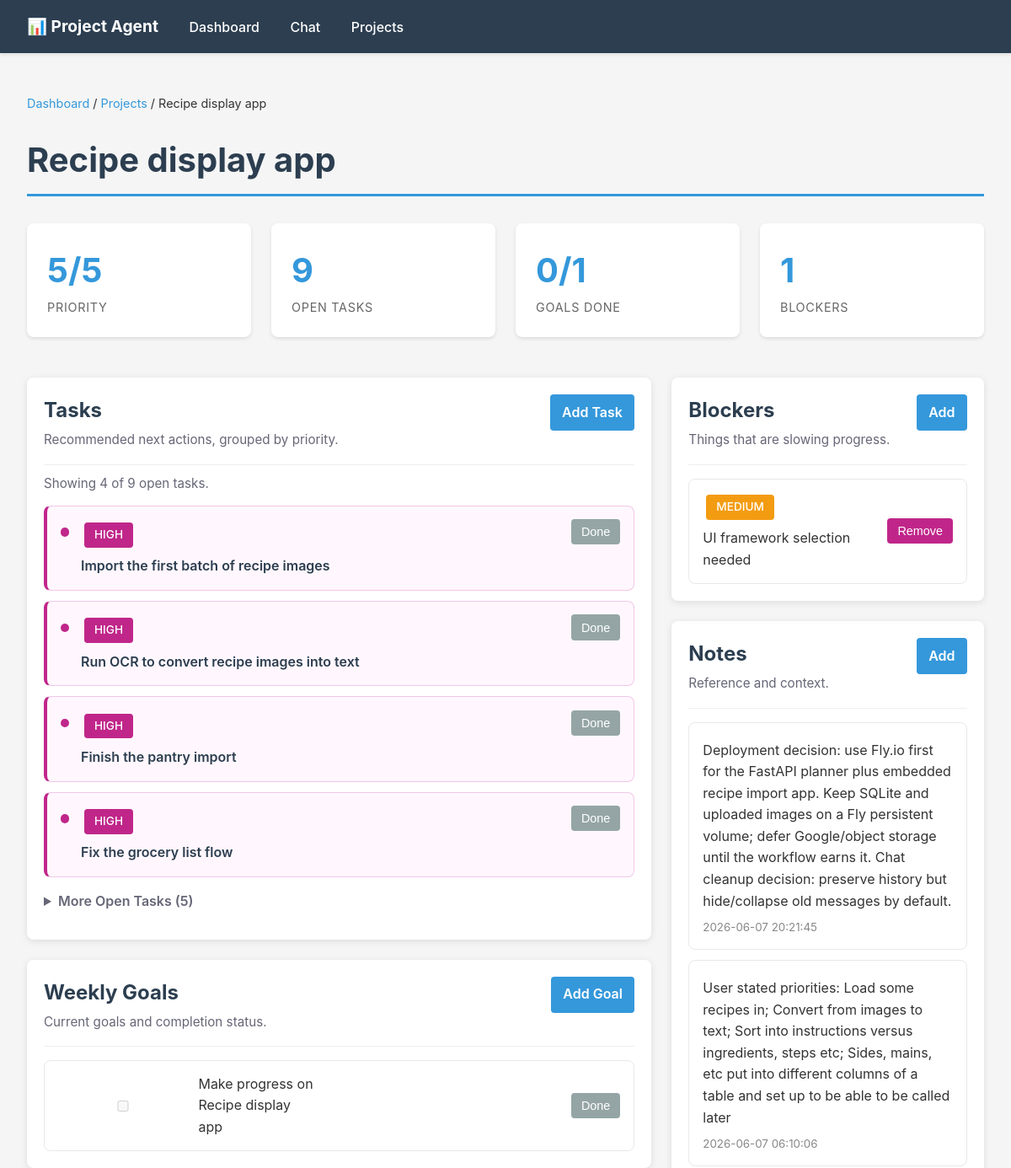
Before: /projects/2 (upper part) with the older database file.
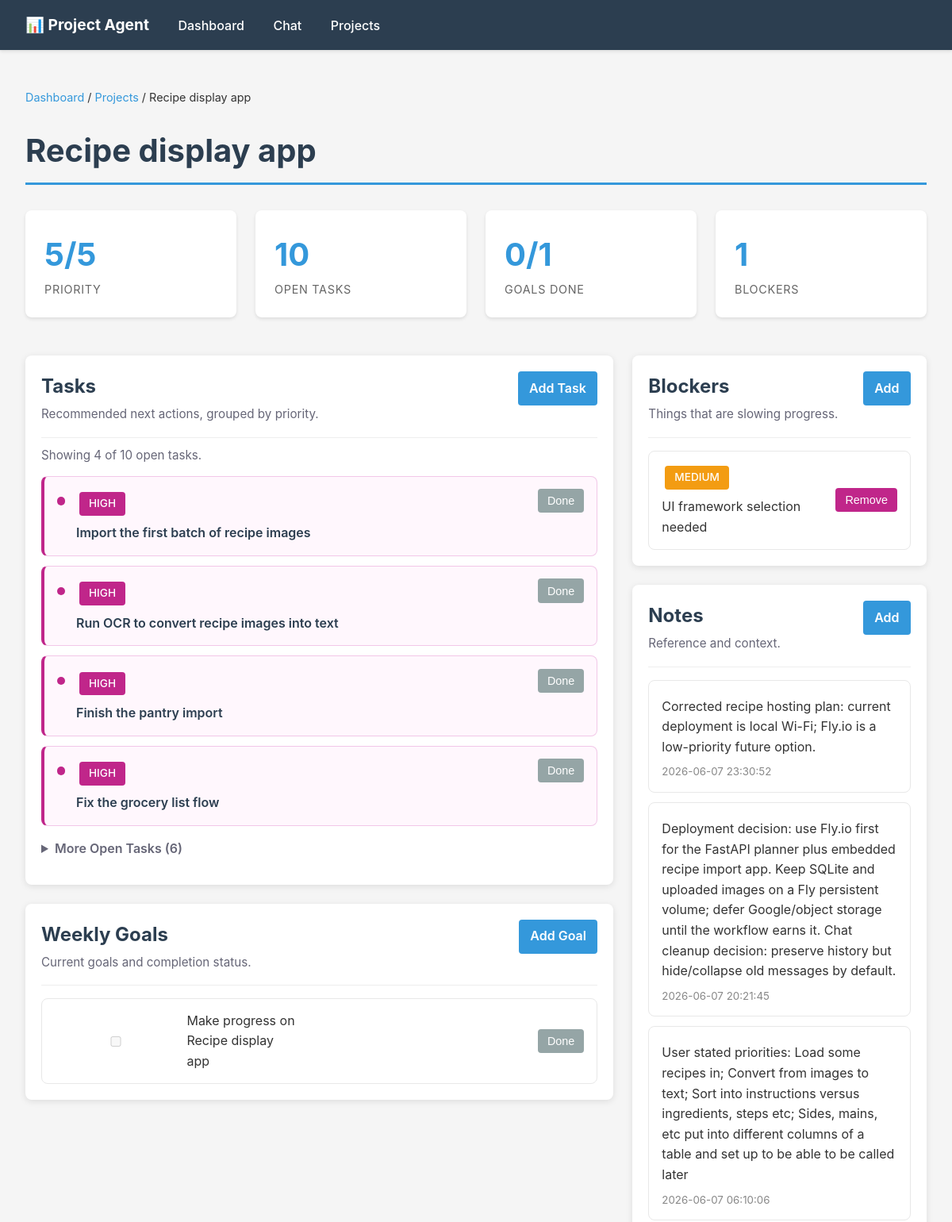
After: the same page with the newer database file.
### tables this page shows
CREATE TABLE projects (
                id INTEGER PRIMARY KEY AUTOINCREMENT,
                name TEXT UNIQUE NOT NULL,
                status TEXT DEFAULT 'active',
                created_at TEXT DEFAULT CURRENT_TIMESTAMP,
                updated_at TEXT DEFAULT CURRENT_TIMESTAMP
            , description TEXT DEFAULT '', priority_score INTEGER DEFAULT 3, focus_reason TEXT DEFAULT '');

CREATE TABLE recommended_actions (
                id INTEGER PRIMARY KEY AUTOINCREMENT,
                project_id INTEGER NOT NULL,
                action TEXT NOT NULL,
                priority TEXT DEFAULT 'medium',
                created_at TEXT DEFAULT CURRENT_TIMESTAMP, sort_order INTEGER DEFAULT 100, status TEXT DEFAULT 'open', completed_at TEXT DEFAULT '',
                FOREIGN KEY (project_id) REFERENCES projects(id) ON DELETE CASCADE
            );

CREATE TABLE weekly_goals (
                id INTEGER PRIMARY KEY AUTOINCREMENT,
                project_id INTEGER NOT NULL,
                goal TEXT NOT NULL,
                completed BOOLEAN DEFAULT 0,
                week_start TEXT NOT NULL,
                created_at TEXT DEFAULT CURRENT_TIMESTAMP,
                FOREIGN KEY (project_id) REFERENCES projects(id) ON DELETE CASCADE
            );

CREATE TABLE blockers (
                id INTEGER PRIMARY KEY AUTOINCREMENT,
                project_id INTEGER NOT NULL,
                description TEXT NOT NULL,
                severity TEXT DEFAULT 'medium',
                created_at TEXT DEFAULT CURRENT_TIMESTAMP,
                FOREIGN KEY (project_id) REFERENCES projects(id) ON DELETE CASCADE
            );

CREATE TABLE notes (
                id INTEGER PRIMARY KEY AUTOINCREMENT,
                project_id INTEGER NOT NULL,
                content TEXT NOT NULL,
                created_at TEXT DEFAULT CURRENT_TIMESTAMP,
                FOREIGN KEY (project_id) REFERENCES projects(id) ON DELETE CASCADE
            );

### api.py (the view)
@app.get("/projects/{project_id}")
def project_detail(request: Request, project_id: int):
    project = dict_from_row(db.get_project_by_id(project_id))
    if not project:
        raise HTTPException(status_code=404, detail="Project not found")
    context = {
        "request": request,
        "project": project,
        "notes": dicts_from_rows(db.get_notes(project_id)),
        "actions": dicts_from_rows(db.get_recommended_actions(project_id)),
        "blockers": dicts_from_rows(db.get_blockers(project_id)),
        "goals": dicts_from_rows(db.get_weekly_goals(project_id)),
    }
    template = jinja_env.get_template("project_detail.html")
    html = template.render(context)
    return HTMLResponse(html)

### templates/project_detail.html (shortened to what this page needs)
{% extends "base.html" %}
{% block content %}
<div class="breadcrumb">
    <a href="/">Dashboard</a> / <a href="/projects">Projects</a> / {{ project.name }}
</div>
<h1>{{ project.name }}</h1>
<div class="dashboard-grid compact-metrics">
    <div class="metric">
        <div class="metric-value">{{ project.priority_score }}/5</div>
        <div class="metric-label">Priority</div>
    </div>
    <div class="metric">
        <div class="metric-value">{{ actions|selectattr('status', 'equalto', 'open')|list|length }}</div>
        <div class="metric-label">Open Tasks</div>
    </div>
    <div class="metric">
        <div class="metric-value">{{ goals|selectattr('completed')|list|length }}/{{ goals|length }}</div>
        <div class="metric-label">Goals Done</div>
    </div>
    <div class="metric">
        <div class="metric-value">{{ blockers|length }}</div>
        <div class="metric-label">Blockers</div>
    </div>
</div>
<div class="project-detail-layout">
    <main>
        <section class="detail-section">
            <div class="section-header">
                <div>
                    <h2>Tasks</h2>
                    <p class="section-subtitle">Recommended next actions, grouped by priority.</p>
                </div>
                <details class="inline-create">
                    <summary>Add Task</summary>
                </details>
            </div>
            {% set open_actions = actions|selectattr('status', 'equalto', 'open')|list %}
            {% set completed_actions = actions|selectattr('status', 'equalto', 'done')|list %}
            {% set visible_open_actions = open_actions[:4] %}
            {% set hidden_open_actions = open_actions[4:] %}
            {% if open_actions %}
                <p class="section-subtitle task-count-note">
                    Showing {{ visible_open_actions|length }} of {{ open_actions|length }} open tasks.
                </p>
                <div class="task-list">
                    {% for action in visible_open_actions %}
                        <article class="task-item priority-{{ action.priority }}">
                            <span class="priority-dot" aria-hidden="true"></span>
                            <div class="task-copy">
                                <span class="badge badge-{{ action.priority }}">{{ action.priority|upper }}</span>
                                <p><a href="/projects/{{ project.id }}/actions/{{ action.id }}">{{ action.action }}</a></p>
                            </div>
                            <form method="post" action="/projects/{{ project.id }}/actions/{{ action.id }}/complete" class="inline-form">
                                <button type="submit" class="secondary compact">Done</button>
                            </form>
                        </article>
                    {% endfor %}
                </div>
                {% if hidden_open_actions %}
                    <details class="more-tasks">
                        <summary>More Open Tasks ({{ hidden_open_actions|length }})</summary>
                    </details>
                {% endif %}
            {% else %}
                <div class="empty-state">
                    <p>No tasks yet.</p>
                </div>
            {% endif %}
        </section>
        <section class="detail-section">
            <div class="section-header">
                <div>
                    <h2>Weekly Goals</h2>
                    <p class="section-subtitle">Current goals and completion status.</p>
                </div>
                <details class="inline-create">
                    <summary>Add Goal</summary>
                </details>
            </div>
            {% if goals %}
                <div class="task-list">
                    {% for goal in goals %}
                        <article class="goal-row {% if goal.completed %}completed{% endif %}">
                            <div class="goal-copy">
                                <input type="checkbox" {% if goal.completed %}checked{% endif %} disabled>
                                <span>{{ goal.goal }}</span>
                            </div>
                            {% if not goal.completed %}
                                <form method="post" action="/projects/{{ project.id }}/goals/{{ goal.id }}/complete" class="inline-form">
                                    <button type="submit" class="secondary compact">Done</button>
                                </form>
                            {% endif %}
                        </article>
                    {% endfor %}
                </div>
            {% else %}
                <div class="empty-state">
                    <p>No weekly goals yet.</p>
                </div>
            {% endif %}
        </section>
    </main>
    <aside>
        <section class="detail-section">
            <div class="section-header">
                <div>
                    <h2>Blockers</h2>
                    <p class="section-subtitle">Things that are slowing progress.</p>
                </div>
                <details class="inline-create">
                    <summary>Add</summary>
                </details>
            </div>
            {% if blockers %}
                {% for blocker in blockers %}
                    <article class="side-item blocker-{{ blocker.severity }}">
                        <div>
                            <span class="badge badge-{{ blocker.severity }}">{{ blocker.severity|upper }}</span>
                            <p>{{ blocker.description }}</p>
                        </div>
                        <form method="post" action="/projects/{{ project.id }}/blockers/{{ blocker.id }}/delete" class="inline-form">
                            <button type="submit" class="danger compact">Remove</button>
                        </form>
                    </article>
                {% endfor %}
            {% else %}
                <div class="empty-state">
                    <p>No blockers.</p>
                </div>
            {% endif %}
        </section>
        <section class="detail-section">
            <div class="section-header">
                <div>
                    <h2>Notes</h2>
                    <p class="section-subtitle">Reference and context.</p>
                </div>
                <details class="inline-create">
                    <summary>Add</summary>
                </details>
            </div>
            {% if notes %}
                {% for note in notes %}
                    <article class="note-item">
                        <p>{{ note.content }}</p>
                        <small>{{ note.created_at }}</small>
                    </article>
                {% endfor %}
            {% else %}
                <div class="empty-state">
                    <p>No notes yet.</p>
                </div>
            {% endif %}
        </section>
    </aside>
</div>
{% endblock %}

### templates/base.html (shortened to what this page needs)
<!DOCTYPE html>
<html lang="en">
<head>
</head>
<body>
    <nav>
        <a href="/" style="font-size: 1.2rem; font-weight: bold;">📊 Project Agent</a>
        <a href="/">Dashboard</a>
        <a href="/chat">Chat</a>
        <a href="/projects">Projects</a>
    </nav>
    <div class="container">
        {% block content %}{% endblock %}
    </div>
</body>
</html>

### templates/base.html (style rules this page uses)
* { margin: 0; padding: 0; box-sizing: border-box; }
body { font-family: -apple-system, BlinkMacSystemFont, 'Segoe UI', 'Roboto', 'Oxygen', 'Ubuntu', 'Cantarell', sans-serif; background: #f5f5f5; color: #333; line-height: 1.6; }
nav { background: #2c3e50; color: white; padding: 1rem 2rem; box-shadow: 0 2px 4px rgba(0,0,0,0.1); }
nav a { color: white; text-decoration: none; margin-right: 2rem; font-weight: 500; }
.container { max-width: 1200px; margin: 0 auto; padding: 2rem; }
h1, h2, h3 { margin: 1.5rem 0 1rem; color: #2c3e50; }
h1 { font-size: 2.5rem; border-bottom: 3px solid #3498db; padding-bottom: 0.5rem; }
h2 { font-size: 1.5rem; margin-top: 2rem; }
.dashboard-grid { display: grid; grid-template-columns: repeat(auto-fit, minmax(250px, 1fr)); gap: 1.5rem; margin: 2rem 0; }
.metric { background: white; padding: 1.5rem; border-radius: 8px; box-shadow: 0 2px 4px rgba(0,0,0,0.1); margin-bottom: 1rem; }
.metric-value { font-size: 2.5rem; font-weight: bold; color: #3498db; }
.metric-label { color: #666; font-size: 0.9rem; text-transform: uppercase; letter-spacing: 0.05em; }
.action-medium, .blocker-medium { border-left-color: #f39c12; background: #fef5e7; }
form { background: white; padding: 1.5rem; border-radius: 8px; margin: 1.5rem 0; box-shadow: 0 2px 8px rgba(0,0,0,0.1); }
input, textarea, select { width: 100%; padding: 0.75rem; border: 1px solid #ddd; border-radius: 4px; font-family: inherit; font-size: 1rem; }
button { background: #3498db; color: white; padding: 0.75rem 1.5rem; border: none; border-radius: 4px; cursor: pointer; font-weight: 500; transition: background 0.2s; }
button.secondary { background: #95a5a6; }
button.danger { background: #c0268a; }
.breadcrumb { margin: 1rem 0; font-size: 0.9rem; }
.breadcrumb a { color: #3498db; text-decoration: none; }
.badge { display: inline-block; padding: 0.25rem 0.75rem; border-radius: 4px; font-size: 0.85rem; font-weight: 500; margin: 0.25rem; }
.badge-high { background: #c0268a; color: white; }
.badge-medium { background: #f39c12; color: white; }
.compact-metrics { grid-template-columns: repeat(auto-fit, minmax(160px, 1fr)); }
.project-detail-layout { display: grid; grid-template-columns: minmax(0, 2fr) minmax(280px, 1fr); gap: 1.5rem; align-items: start; }
.detail-section { background: white; border-radius: 8px; padding: 1.25rem; margin-bottom: 1.5rem; box-shadow: 0 2px 8px rgba(0,0,0,0.1); }
.section-header { display: flex; justify-content: space-between; gap: 1rem; align-items: start; border-bottom: 1px solid #eee; padding-bottom: 1rem; margin-bottom: 1rem; }
.section-header h2 { margin: 0; }
.section-subtitle { color: #667; margin-top: 0.25rem; font-size: 0.95rem; }
.inline-create { position: relative; flex: 0 0 auto; }
.inline-create summary { background: #3498db; color: white; padding: 0.55rem 0.9rem; border-radius: 4px; cursor: pointer; font-weight: 600; list-style: none; }
.task-list { display: grid; gap: 0.75rem; }
.task-item { display: grid; grid-template-columns: 0.65rem minmax(0, 1fr) auto; gap: 0.85rem; align-items: start; padding: 0.95rem 1rem; border: 1px solid #e8e8e8; border-radius: 8px; background: #fff; }
.task-item.priority-high { border-color: #f2c7e8; border-left: 4px solid #c0268a; background: #fff7fd; }
.task-item .badge-high { background: #c0268a; }
.priority-dot { width: 0.65rem; height: 0.65rem; border-radius: 50%; margin-top: 0.65rem; background: #0891b2; }
.priority-high .priority-dot { background: #c0268a; }
.task-copy p, .side-item p, .note-item p { margin: 0.35rem 0 0; }
.task-copy a { color: #2c3e50; text-decoration: none; font-weight: 600; }
.goal-row, .side-item, .note-item { background: #fff; border: 1px solid #e8e8e8; border-radius: 8px; padding: 0.9rem 1rem; }
.goal-row, .side-item { display: flex; justify-content: space-between; gap: 1rem; align-items: center; }
.goal-copy { display: flex; gap: 0.75rem; align-items: center; min-width: 0; }
.note-item + .note-item, .side-item + .side-item { margin-top: 0.75rem; }
.note-item small { display: block; color: #888; margin-top: 0.5rem; }
.completed-tasks summary, .more-tasks summary { cursor: pointer; color: #667; font-weight: 600; margin-bottom: 0.75rem; }
.more-tasks { margin-top: 1rem; }
.task-count-note { margin: -0.35rem 0 0.85rem; }
.inline-form { background: none; box-shadow: none; padding: 0; margin: 0; }
button.compact { padding: 0.45rem 0.75rem; font-size: 0.9rem; }

Changed rows visible on the page:
added notes: content "Corrected recipe hosting plan: current deployment is local Wi-Fi; Fly.io is a low-priority future option.", created_at "2026-06-07 23:30:52"
Other visible differences:
{{ actions|selectattr('status', 'equalto', 'open')|list|length }}: "9" → "10"
{{ open_actions|length }}: "9" → "10"
{{ hidden_open_actions|length }}: "5" → "6"
